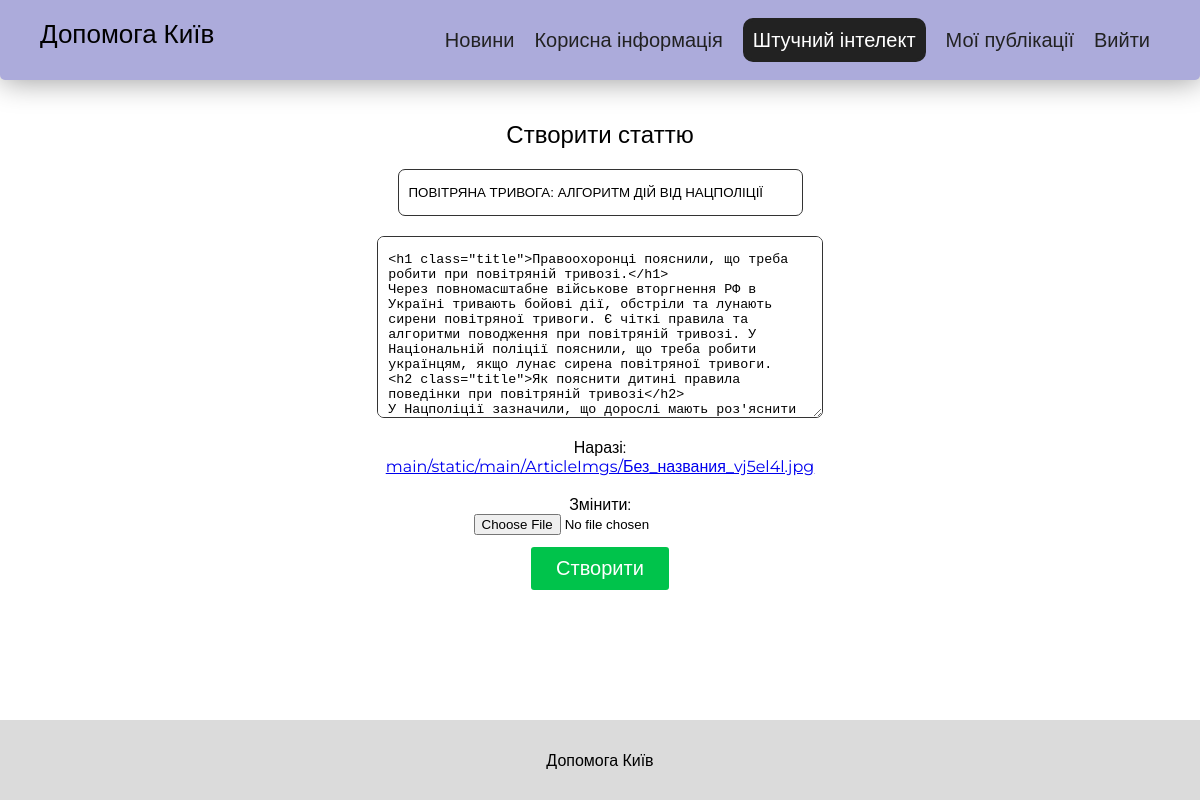
Before: /articles/2/update (signed in) with the older database file.
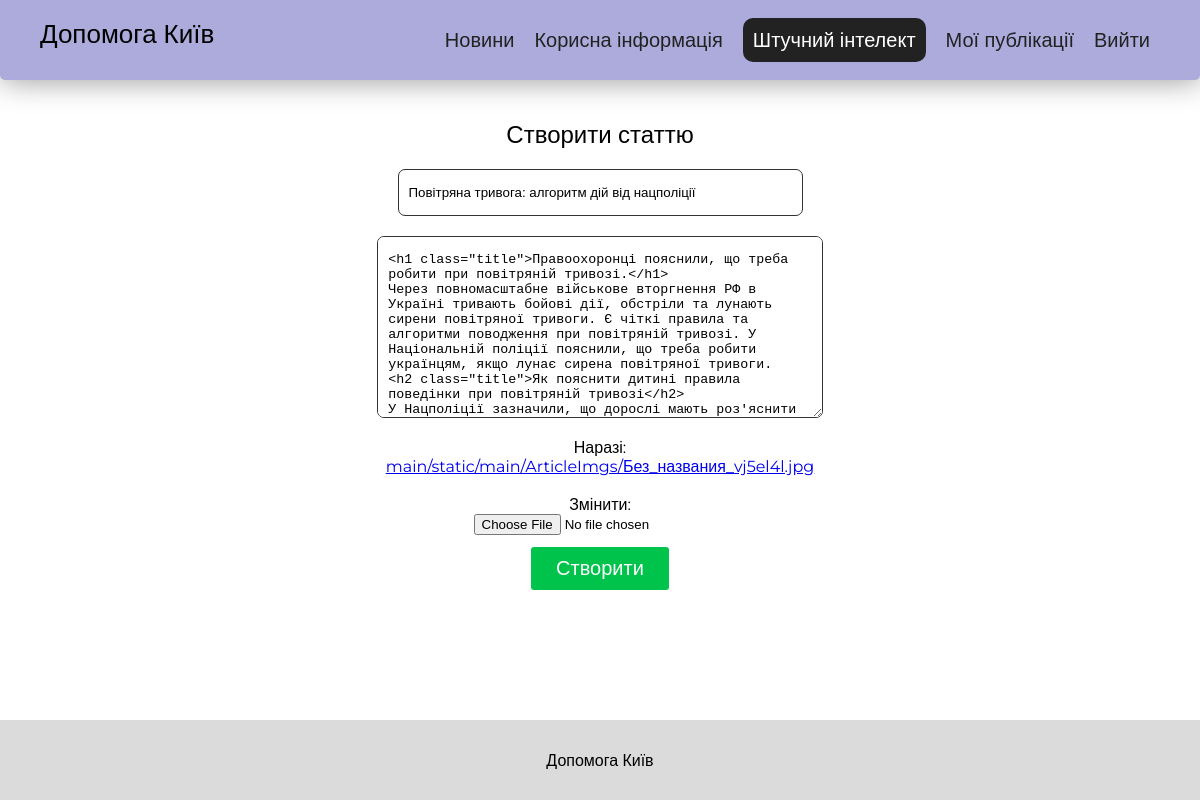
After: the same page with the newer database file.
### main/models.py (models this page shows, shortened)
class Articles(models.Model):
    author = models.ForeignKey(User, on_delete=models.DO_NOTHING)
    name = models.CharField('Назва', max_length=150)
    content = models.TextField('Зміст')
    icon = models.ImageField('Картинка', upload_to = 'main/static/main/ArticleImgs/')
    date = models.DateTimeField("Дата публікації", auto_now_add=True)
    class Meta:
        verbose_name = 'Стаття'
        verbose_name_plural = 'Статті'

### main/views.py (the view)
# urls.py: path('articles/<int:pk>/update', views.ArticleUpdateView.as_view(), name='articles-update'),
class ArticleUpdateView(LoginRequiredMixin, UpdateView):
    model = Articles
    template_name = 'main/create_A.html'
    form_class = CreateArticleForm

### main/forms.py
class CreateArticleForm(forms.ModelForm):
    class Meta:
        model = Articles
        fields = ['name', 'content', 'icon']
        labels = {
            "name": "",
            "content": "",
            "icon": "",
        }
        widgets = {
            'name': forms.TextInput(attrs={
                'class': 'create_field create_field_name',
                'placeholder': 'Назва'
            }),
            'content': forms.Textarea(attrs={
                'class': 'create_field create_field_area',
                'placeholder': 'Зміст'
            })
        }

### main/templates/main/create_A.html (shortened to what this page needs)
{% extends 'main/layout.html' %}
{% load static %}
{% block head %}
<link rel="stylesheet" href="{% static 'main/css/login.css' %}">
<link rel="stylesheet" href="{% static 'main/css/create.css' %}">
{% endblock %}
{% block content %}
<div class="wrapper">
    <div class="form_wrapper">
        <form action="" class="create_form" method="post" enctype="multipart/form-data">
            <div class="form_title">
                Створити статтю
            </div>
            {{ form }}
            <button class="create_button" type="submit">Створити</button>
        </form>
    </div>
</div>
{% endblock %}

Changed rows visible on the page:
changed Articles: name "ПОВІТРЯНА ТРИВОГА: АЛГОРИТМ ДІЙ ВІД НАЦПОЛІЦІЇ" → "Повітряна тривога: алгоритм дій від нацполіції"
